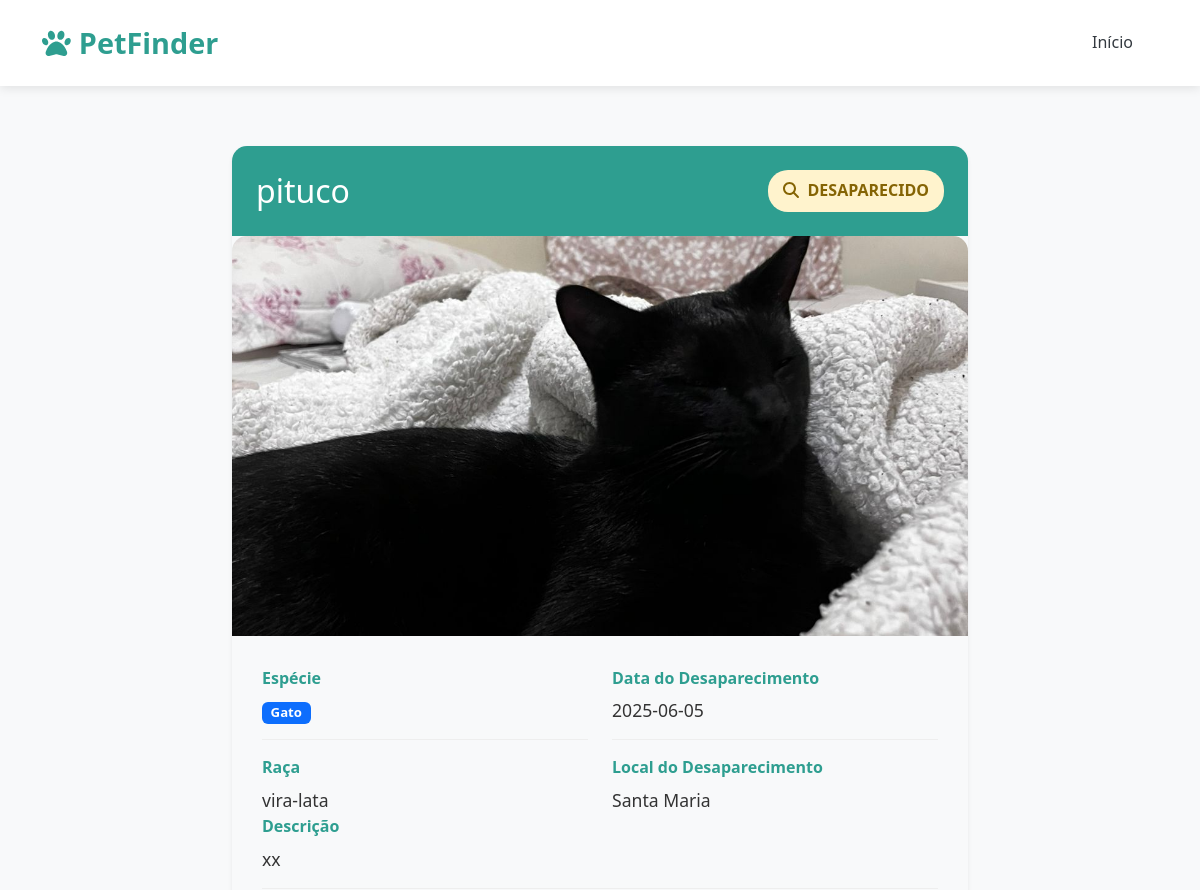
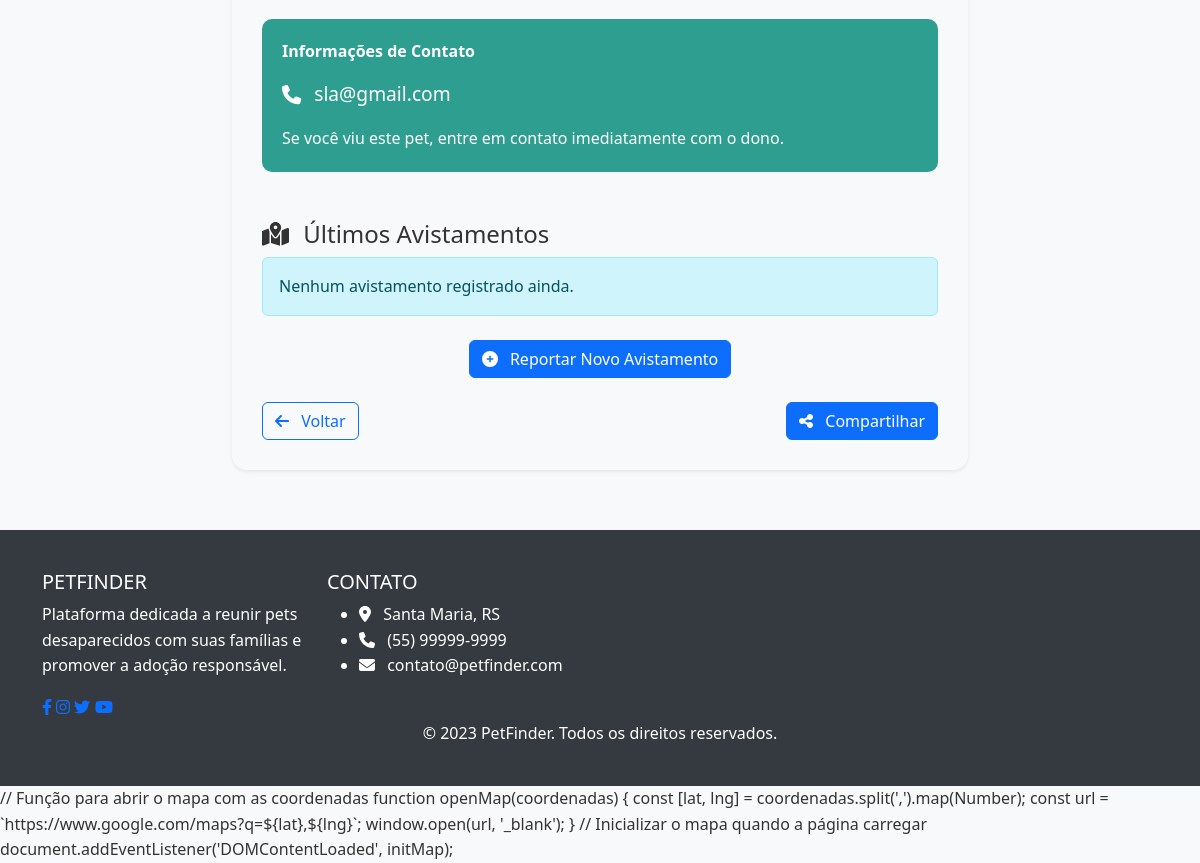
The page /pet/6 on the database its author committed (2 pictures, top to bottom).
### models.py (models this page shows, shortened)
class PetDesaparecido(db.Model):
    id = db.Column(db.Integer, primary_key=True)
    nome = db.Column(db.String(100), nullable=False)
    especie = db.Column(db.String(50), nullable=False)
    raca = db.Column(db.String(50))
    data_desaparecimento = db.Column(db.String(20))
    local_desaparecimento = db.Column(db.String(200), nullable=False)
    descricao = db.Column(db.Text)
    contato = db.Column(db.String(100), nullable=False)
    foto = db.Column(db.String(100))
    encontrado = db.Column(db.Boolean, default=False)
    data_encontrado = db.Column(db.String(20))
    local_encontrado = db.Column(db.String(200))
    avistado = db.Column(db.Boolean, default=False)
    data_avistamento = db.Column(db.String(20))
    local_avistamento = db.Column(db.String(200))
    foto_avistamento = db.Column(db.String(100))
    codigo_baixa = db.Column(db.String(10), default='123456')  # Código padrão
    confirmado_dono = db.Column(db.Boolean, default=False)
    avistamentos = db.relationship('Avistamento', backref='pet', lazy=True, cascade='all, delete-orphan')

### app.py (the view)
@app.route('/pet/<int:id>')
def ver_pet(id):
    pet = PetDesaparecido.query.get_or_404(id)
    avistamentos = sorted(pet.avistamentos, key=lambda x: x.data_avistamento, reverse=True)
    return render_template('pet.html', pet=pet, avistamentos=avistamentos)

### templates/pet.html (shortened to what this page needs)
<!DOCTYPE html>
<html lang="pt-br">
<head>
    <link href="https://cdn.jsdelivr.net/npm/bootstrap@5.3.3/dist/css/bootstrap.min.css" rel="stylesheet">
    <link rel="stylesheet" href="https://cdnjs.cloudflare.com/ajax/libs/font-awesome/6.4.0/css/all.min.css">
</head>
<body>
<nav class="navbar navbar-expand-lg navbar-light sticky-top">
    <div class="container">
        <a class="navbar-brand" href="{{ url_for('index') }}">
            <i class="fas fa-paw me-2"></i>PetFinder
        </a>
        <div class="collapse navbar-collapse" id="navbarNav">
            <ul class="navbar-nav ms-auto">
                <li class="nav-item">
                    <a class="nav-link" href="{{ url_for('index') }}">Início</a>
                </li>
            </ul>
        </div>
    </div>
</nav>
<div class="pet-detail-container">
    <div class="container">
        <div class="row justify-content-center">
            <div class="col-lg-8">
                <div class="pet-card shadow-sm">
                    <div class="d-flex justify-content-between align-items-center p-4"
                         style="background-color: var(--primary-color); color: white;">
                        <h2 class="mb-0">{{ pet.nome }}</h2>
                        <span class="status-badge
                            {% if pet.encontrado and pet.confirmado_dono %}status-encontrado
                            {% elif pet.avistado %}status-avistado
                            {% else %}status-desaparecido{% endif %}">
                            {% if pet.encontrado and pet.confirmado_dono %}
                                <i class="fas fa-check-circle me-1"></i> ENCONTRADO
                            {% elif pet.avistado %}
                                <i class="fas fa-eye me-1"></i> AVISTADO
                            {% else %}
                                <i class="fas fa-search me-1"></i> DESAPARECIDO
                            {% endif %}
                        </span>
                    </div>
                    {% if pet.foto %}
                        <img src="{{ url_for('static', filename='uploads/' + pet.foto) }}" alt="{{ pet.nome }}" class="pet-image">
                    {% else %}
                        <div class="pet-image bg-light d-flex align-items-center justify-content-center">
                            <i class="fas fa-paw fa-5x text-muted"></i>
                        </div>
                    {% endif %}
                    <div class="pet-info">
                        <div class="row">
                            <div class="col-md-6">
                                <div class="info-item">
                                    <div class="info-label">Espécie</div>
                                    <div class="info-value">
                                        <span class="badge bg-primary">{{ pet.especie }}</span>
                                    </div>
                                </div>
                                <div class="info-item">
                                    <div class="info-label">Raça</div>
                                    <div class="info-value">{{ pet.raca or 'Não informada' }}</div>
                                </div>
                            </div>
                            <div class="col-md-6">
                                <div class="info-item">
                                    <div class="info-label">Data do Desaparecimento</div>
                                    <div class="info-value">{{ pet.data_desaparecimento or 'Não informada' }}</div>
                                </div>
                                <div class="info-item">
                                    <div class="info-label">Local do Desaparecimento</div>
                                    <div class="info-value">{{ pet.local_desaparecimento }}</div>
                                </div>
                            </div>
                        </div>
                        <div class="info-item">
                            <div class="info-label">Descrição</div>
                            <div class="info-value">{{ pet.descricao or 'Nenhuma descrição adicional fornecida.' }}</div>
                        </div>
                        <div class="contact-box">
                            <div class="contact-title">Informações de Contato</div>
                            <div class="contact-info">
                                <i class="fas fa-phone me-2"></i> {{ pet.contato }}
                            </div>
                            <p class="mt-3 mb-0">Se você viu este pet, entre em contato imediatamente com o dono.</p>
                        </div>
                        <div class="mt-5">
                            <h4 class="section-title">
                                <i class="fas fa-map-marked-alt me-2"></i> Últimos Avistamentos
                            </h4>
                            {% if pet.avistamentos %}
                                <div class="row">
                                    {% for avistamento in pet.avistamentos %}
                                    <div class="col-md-6 mb-4">
                                        <div class="avistamento-card p-3 h-100">
                                            <div class="d-flex justify-content-between mb-2">
                                                <strong>{{ avistamento.data_avistamento }}</strong>
                                                <small class="text-muted">{{ loop.index }}° avistamento</small>
                                            </div>
                                            <div class="mb-2">
                                                <i class="fas fa-map-marker-alt text-danger me-2"></i>
                                                {{ avistamento.local_avistamento }}
                                            </div>
                                            {% if avistamento.foto_avistamento %}
                                            <div class="mb-3">
                                                <img src="{{ url_for('static', filename='uploads/avistamentos/' + avistamento.foto_avistamento) }}"
                                                     class="img-thumbnail w-100" style="max-height: 200px;">
                                            </div>
                                            {% endif %}
                                            {% if avistamento.observacoes %}
                                            <div class="alert alert-light p-2 small">
                                                {{ avistamento.observacoes }}
                                            </div>
                                            {% endif %}
                                            <div class="text-end">
                                                <a href="{{ url_for('mapa_avistamento', avistamento_id=avistamento.id) }}"
                                                target="_blank" class="btn btn-sm btn-outline-primary">
                                                    <i class="fas fa-map me-1"></i> Ver no Mapa
                                                </a>
                                            </div>
                                        </div>
                                    </div>
                                    {% endfor %}
                                </div>
                            {% else %}
                                <div class="alert alert-info">
                                    Nenhum avistamento registrado ainda.
                                </div>
                            {% endif %}
                            <div class="text-center mt-4">
                                <button class="btn btn-primary" data-bs-toggle="modal" data-bs-target="#avistamentoModal">
                                    <i class="fas fa-plus-circle me-2"></i> Reportar Novo Avistamento
                                </button>
                            </div>
                        </div>
                        <div class="d-flex justify-content-between mt-4">
                            <a href="{{ url_for('index') }}#visualizar" class="btn btn-outline-primary">
                                <i class="fas fa-arrow-left me-2"></i> Voltar
                            </a>
                            <button class="btn btn-primary" data-bs-toggle="modal" data-bs-target="#shareModal">
                                <i class="fas fa-share-alt me-2"></i> Compartilhar
                            </button>
                        </div>
                    </div>
                </div>
            </div>
        </div>
    </div>
</div>
<footer>
    <div class="container">
        <div class="row">
            <div class="col-lg-3 col-md-6 mb-4 mb-md-0">
                <h5 class="text-uppercase">PetFinder</h5>
                <p>Plataforma dedicada a reunir pets desaparecidos com suas famílias e promover a adoção responsável.</p>
                <div class="social-icons">
                    <a href="#"><i class="fab fa-facebook-f"></i></a>
                    <a href="#"><i class="fab fa-instagram"></i></a>
                    <a href="#"><i class="fab fa-twitter"></i></a>
                    <a href="#"><i class="fab fa-youtube"></i></a>
                </div>
            </div>
            <div class="col-lg-3 col-md-6 mb-4 mb-md-0">
                <h5 class="text-uppercase">Contato</h5>
                <ul class="footer-links">
                    <li><i class="fas fa-map-marker-alt me-2"></i> Santa Maria, RS</li>
                    <li><i class="fas fa-phone me-2"></i> (55) 99999-9999</li>
                    <li><i class="fas fa-envelope me-2"></i> contato@petfinder.com</li>
                </ul>
            </div>
        </div>
        <div class="text-center copyright">
            <p class="mb-0">&copy; 2023 PetFinder. Todos os direitos reservados.</p>
        </div>
    </div>
</footer>
<link rel="stylesheet" href="https://unpkg.com/leaflet@1.7.1/dist/leaflet.css" />
// Função para abrir o mapa com as coordenadas
function openMap(coordenadas) {
    const [lat, lng] = coordenadas.split(',').map(Number);
    const url = `https://www.google.com/maps?q=${lat},${lng}`;
    window.open(url, '_blank');
}
// Inicializar o mapa quando a página carregar
document.addEventListener('DOMContentLoaded', initMap);
</body>
</html>

### templates/pet.html (style rules this page uses)
:root { --primary-color: #2e9e90; --secondary-color: #f8f9fa; --accent-color: #ff6b6b; --dark-color: #343a40; --light-color: #ffffff; }
body { font-family: 'Segoe UI', Tahoma, Geneva, Verdana, sans-serif; background-color: var(--secondary-color); color: #333; line-height: 1.6; }
.navbar { background-color: var(--light-color); box-shadow: 0 2px 10px rgba(0, 0, 0, 0.1); padding: 15px 0; }
.navbar-brand { font-weight: 700; font-size: 1.8rem; color: var(--primary-color) !important; }
.nav-link { font-weight: 500; color: var(--dark-color) !important; margin: 0 10px; padding: 8px 15px !important; border-radius: 20px; transition: all 0.3s ease; }
.pet-detail-container { padding: 60px 0; }
.pet-card { border: none; border-radius: 15px; overflow: hidden; box-shadow: 0 10px 30px rgba(0, 0, 0, 0.1); }
.pet-image { width: 100%; height: 400px; object-fit: cover; border-radius: 15px 15px 0 0; }
.pet-info { padding: 30px; }
.info-item { margin-bottom: 15px; padding-bottom: 15px; border-bottom: 1px solid #eee; }
.info-item:last-child { border-bottom: none; margin-bottom: 0; padding-bottom: 0; }
.info-label { font-weight: 600; color: var(--primary-color); margin-bottom: 5px; }
.info-value { font-size: 1.1rem; }
.contact-box { background-color: var(--primary-color); color: white; padding: 20px; border-radius: 10px; margin-top: 20px; }
.contact-title { font-weight: 600; margin-bottom: 15px; }
.contact-info { font-size: 1.2rem; }
.status-badge { font-size: 1rem; padding: 8px 15px; border-radius: 20px; font-weight: 600; }
.status-desaparecido { background-color: #fff3cd; color: #856404; }
footer { background-color: var(--dark-color); color: var(--light-color); padding: 40px 0; }

### rows shown on the page
PetDesaparecido: nome "pituco", foto (picture), especie "Gato", raca "vira-lata", data_desaparecimento "2025-06-05", local_desaparecimento "Santa Maria", descricao "xx", contato "sla@gmail.com"
